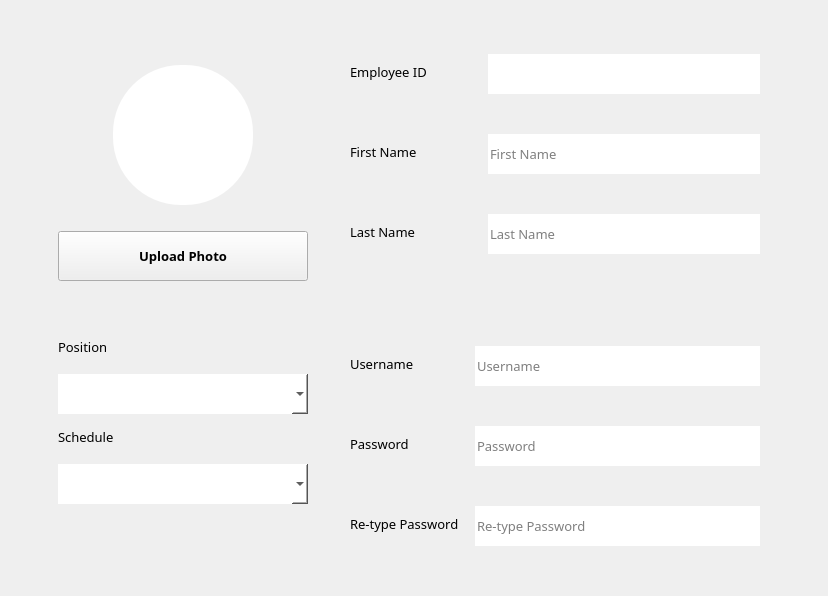
                       <widget class="QWidget" name="widget_77" native="true">
                        <property name="styleSheet">
                         <string notr="true"/>
                        </property>
                        <layout class="QGridLayout" name="gridLayout_59">
                         <property name="leftMargin">
                          <number>20</number>
                         </property>
                         <property name="topMargin">
                          <number>0</number>
                         </property>
                         <property name="rightMargin">
                          <number>20</number>
                         </property>
                         <property name="bottomMargin">
                          <number>0</number>
                         </property>
                         <item row="0" column="2">
                          <widget class="QWidget" name="widget_80" native="true">
                           <layout class="QVBoxLayout" name="verticalLayout_40">
                            <item>
                             <widget class="QWidget" name="widget_78" native="true">
                              <property name="sizePolicy">
                               <sizepolicy hsizetype="Expanding" vsizetype="Expanding">
                                <horstretch>0</horstretch>
                                <verstretch>0</verstretch>
                               </sizepolicy>
                              </property>
                              <layout class="QGridLayout" name="gridLayout_29">
                               <item row="0" column="2">
                                <widget class="QLineEdit" name="txtEMid">
                                 <property name="minimumSize">
                                  <size>
                                   <width>0</width>
                                   <height>40</height>
                                  </size>
                                 </property>
                                 <property name="maximumSize">
                                  <size>
                                   <width>16777215</width>
                                   <height>35</height>
                                  </size>
                                 </property>
                                 <property name="font">
                                  <font>
                                   <family>Century Gothic</family>
                                   <pointsize>10</pointsize>
                                  </font>
                                 </property>
                                 <property name="styleSheet">
                                  <string notr="true">background-color: rgb(255, 255, 255);
color: rgb(0, 0, 0);
border: none;</string>
                                 </property>
                                 <property name="readOnly">
                                  <bool>true</bool>
                                 </property>
                                 <property name="placeholderText">
                                  <string/>
                                 </property>
                                </widget>
                               </item>
                               <item row="1" column="0">
                                <widget class="QLabel" name="label_12">
                                 <property name="font">
                                  <font>
                                   <family>Century Gothic</family>
                                   <pointsize>10</pointsize>
                                  </font>
                                 </property>
                                 <property name="text">
                                  <string>First Name</string>
                                 </property>
                                </widget>
                               </item>
                               <item row="2" column="0">
                                <widget class="QLabel" name="label_13">
                                 <property name="font">
                                  <font>
                                   <family>Century Gothic</family>
                                   <pointsize>10</pointsize>
                                  </font>
                                 </property>
                                 <property name="text">
                                  <string>Last Name</string>
                                 </property>
                                </widget>
                               </item>
                               <item row="0" column="0">
                                <widget class="QLabel" name="label_5">
                                 <property name="font">
                                  <font>
                                   <family>Century Gothic</family>
                                   <pointsize>10</pointsize>
                                  </font>
                                 </property>
                                 <property name="text">
                                  <string>Employee ID</string>
                                 </property>
                                </widget>
                               </item>
                               <item row="1" column="2">
                                <widget class="QLineEdit" name="txtEMfirstname">
                                 <property name="minimumSize">
                                  <size>
                                   <width>0</width>
                                   <height>40</height>
                                  </size>
                                 </property>
                                 <property name="maximumSize">
                                  <size>
                                   <width>16777215</width>
                                   <height>35</height>
                                  </size>
                                 </property>
                                 <property name="font">
                                  <font>
                                   <family>Century Gothic</family>
                                   <pointsize>10</pointsize>
                                  </font>
                                 </property>
                                 <property name="styleSheet">
                                  <string notr="true">background-color: rgb(255, 255, 255);
color: rgb(0, 0, 0);
border: none;</string>
                                 </property>
                                 <property name="placeholderText">
                                  <string>First Name</string>
                                 </property>
                                </widget>
                               </item>
                               <item row="2" column="2">
                                <widget class="QLineEdit" name="txtEMlastname">
                                 <property name="minimumSize">
                                  <size>
                                   <width>0</width>
                                   <height>40</height>
                                  </size>
                                 </property>
                                 <property name="maximumSize">
                                  <size>
                                   <width>16777215</width>
                                   <height>35</height>
                                  </size>
                                 </property>
                                 <property name="font">
                                  <font>
                                   <family>Century Gothic</family>
                                   <pointsize>10</pointsize>
                                  </font>
                                 </property>
                                 <property name="styleSheet">
                                  <string notr="true">background-color: rgb(255, 255, 255);
color: rgb(0, 0, 0);
border: none;</string>
                                 </property>
                                 <property name="placeholderText">
                                  <string>Last Name</string>
                                 </property>
                                </widget>
                               </item>
                               <item row="0" column="1">
                                <spacer name="horizontalSpacer_15">
                                 <property name="orientation">
                                  <enum>Qt::Horizontal</enum>
                                 </property>
                                 <property name="sizeType">
                                  <enum>QSizePolicy::Fixed</enum>
                                 </property>
                                 <property name="sizeHint" stdset="0">
                                  <size>
                                   <width>55</width>
                                   <height>20</height>
                                  </size>
                                 </property>
                                </spacer>
                               </item>
                              </layout>
                             </widget>
                            </item>
                            <item>
                             <widget class="QWidget" name="widget_79" native="true">
                              <property name="sizePolicy">
                               <sizepolicy hsizetype="Expanding" vsizetype="Expanding">
                                <horstretch>0</horstretch>
                                <verstretch>0</verstretch>
                               </sizepolicy>
                              </property>
                              <layout class="QGridLayout" name="gridLayout_41">
                               <item row="0" column="0">
                                <widget class="QLabel" name="label_19">
                                 <property name="font">
                                  <font>
                                   <family>Century Gothic</family>
                                   <pointsize>10</pointsize>
                                  </font>
                                 </property>
                                 <property name="text">
                                  <string>Username</string>
                                 </property>
                                </widget>
                               </item>
                               <item row="0" column="1">
                                <widget class="QLineEdit" name="txtEMusername">
                                 <property name="minimumSize">
                                  <size>
                                   <width>0</width>
                                   <height>40</height>
                                  </size>
                                 </property>
                                 <property name="maximumSize">
                                  <size>
                                   <width>16777215</width>
                                   <height>35</height>
                                  </size>
                                 </property>
                                 <property name="font">
                                  <font>
                                   <family>Century Gothic</family>
                                   <pointsize>10</pointsize>
                                  </font>
                                 </property>
                                 <property name="styleSheet">
                                  <string notr="true">background-color: rgb(255, 255, 255);
color: rgb(0, 0, 0);
border: none;</string>
                                 </property>
                                 <property name="placeholderText">
                                  <string>Username</string>
                                 </property>
                                </widget>
                               </item>
                               <item row="1" column="0">
                                <widget class="QLabel" name="label_24">
                                 <property name="font">
                                  <font>
                                   <family>Century Gothic</family>
                                   <pointsize>10</pointsize>
                                  </font>
                                 </property>
                                 <property name="text">
                                  <string>Password</string>
                                 </property>
                                </widget>
                               </item>
                               <item row="1" column="1">
                                <widget class="QLineEdit" name="txtEMpass">
                                 <property name="minimumSize">
                                  <size>
                                   <width>0</width>
                                   <height>40</height>
                                  </size>
                                 </property>
                                 <property name="maximumSize">
                                  <size>
                                   <width>16777215</width>
                                   <height>35</height>
                                  </size>
                                 </property>
                                 <property name="font">
                                  <font>
                                   <family>Century Gothic</family>
                                   <pointsize>10</pointsize>
                                  </font>
                                 </property>
                                 <property name="styleSheet">
                                  <string notr="true">background-color: rgb(255, 255, 255);
color: rgb(0, 0, 0);
border: none;</string>
                                 </property>
                                 <property name="readOnly">
                                  <bool>false</bool>
                                 </property>
                                 <property name="placeholderText">
                                  <string>Password</string>
                                 </property>
                                </widget>
                               </item>
                               <item row="2" column="0">
                                <widget class="QLabel" name="label_25">
                                 <property name="font">
                                  <font>
                                   <family>Century Gothic</family>
                                   <pointsize>10</pointsize>
                                  </font>
                                 </property>
                                 <property name="text">
                                  <string>Re-type Password   </string>
                                 </property>
                                </widget>
                               </item>
                               <item row="2" column="1">
                                <widget class="QLineEdit" name="txtEMrepass">
                                 <property name="minimumSize">
                                  <size>
                                   <width>285</width>
                                   <height>40</height>
                                  </size>
                                 </property>
                                 <property name="maximumSize">
                                  <size>
                                   <width>16777215</width>
                                   <height>35</height>
                                  </size>
                                 </property>
                                 <property name="font">
                                  <font>
                                   <family>Century Gothic</family>
                                   <pointsize>10</pointsize>
                                  </font>
                                 </property>
                                 <property name="styleSheet">
                                  <string notr="true">background-color: rgb(255, 255, 255);
color: rgb(0, 0, 0);
border: none;</string>
                                 </property>
                                 <property name="placeholderText">
                                  <string>Re-type Password</string>
                                 </property>
                                </widget>
                               </item>
                              </layout>
                             </widget>
                            </item>
                           </layout>
                          </widget>
                         </item>
                         <item row="0" column="1" alignment="Qt::AlignLeft">
                          <widget class="QWidget" name="widget_83" native="true">
                           <layout class="QVBoxLayout" name="verticalLayout_43">
                            <property name="topMargin">
                             <number>0</number>
                            </property>
                            <item alignment="Qt::AlignHCenter">
                             <widget class="QWidget" name="widget_85" native="true">
                              <property name="sizePolicy">
                               <sizepolicy hsizetype="Expanding" vsizetype="Expanding">
                                <horstretch>0</horstretch>
                                <verstretch>0</verstretch>
                               </sizepolicy>
                              </property>
                              <property name="layoutDirection">
                               <enum>Qt::LeftToRight</enum>
                              </property>
                              <layout class="QVBoxLayout" name="verticalLayout_42">
                               <property name="topMargin">
                                <number>25</number>
                               </property>
                               <property name="bottomMargin">
                                <number>5</number>
                               </property>
                               <item>
                                <spacer name="verticalSpacer_21">
                                 <property name="orientation">
                                  <enum>Qt::Vertical</enum>
                                 </property>
                                 <property name="sizeHint" stdset="0">
                                  <size>
                                   <width>20</width>
                                   <height>40</height>
                                  </size>
                                 </property>
                                </spacer>
                               </item>
                               <item alignment="Qt::AlignHCenter">
                                <widget class="QLabel" name="lblEMpic">
                                 <property name="minimumSize">
                                  <size>
                                   <width>140</width>
                                   <height>140</height>
                                  </size>
                                 </property>
                                 <property name="maximumSize">
                                  <size>
                                   <width>140</width>
                                   <height>140</height>
                                  </size>
                                 </property>
                                 <property name="styleSheet">
                                  <string notr="true">background-color: rgb(255, 255, 255);
border-radius:68px;</string>
                                 </property>
                                 <property name="text">
                                  <string/>
                                 </property>
                                 <property name="pixmap">
                                  <pixmap>user_icon.png</pixmap>
                                 </property>
                                 <property name="scaledContents">
                                  <bool>true</bool>
                                 </property>
                                 <property name="alignment">
                                  <set>Qt::AlignCenter</set>
                                 </property>
                                </widget>
                               </item>
                               <item>
                                <spacer name="verticalSpacer_13">
                                 <property name="orientation">
                                  <enum>Qt::Vertical</enum>
                                 </property>
                                 <property name="sizeType">
                                  <enum>QSizePolicy::Fixed</enum>
                                 </property>
                                 <property name="sizeHint" stdset="0">
                                  <size>
                                   <width>216</width>
                                   <height>17</height>
                                  </size>
                                 </property>
                                </spacer>
                               </item>
                               <item alignment="Qt::AlignHCenter">
                                <widget class="QPushButton" name="btnEMupload">
                                 <property name="minimumSize">
                                  <size>
                                   <width>250</width>
                                   <height>50</height>
                                  </size>
                                 </property>
                                 <property name="maximumSize">
                                  <size>
                                   <width>100</width>
                                   <height>43</height>
                                  </size>
                                 </property>
                                 <property name="font">
                                  <font>
                                   <family>Century Gothic</family>
                                   <pointsize>10</pointsize>
                                   <weight>75</weight>
                                   <bold>true</bold>
                                  </font>
                                 </property>
                                 <property name="styleSheet">
                                  <string notr="true">QPushButton {
	border-radius: 5px;
	border: 1px solid black;
	color: rgb(255, 255, 255);
	background-color: rgb(0, 0, 0);
}

QPushButton:hover {
	
	background-color: rgb(70, 70, 70);
}

QPushButton:pressed {
	color: rgb(106, 106, 106);
	background-color: rgb(0, 0, 0);
}background-color: rgb(255, 255, 255);</string>
                                 </property>
                                 <property name="text">
                                  <string>Upload Photo</string>
                                 </property>
                                </widget>
                               </item>
                              </layout>
                             </widget>
                            </item>
                            <item>
                             <spacer name="verticalSpacer_20">
                              <property name="orientation">
                               <enum>Qt::Vertical</enum>
                              </property>
                              <property name="sizeHint" stdset="0">
                               <size>
                                <width>20</width>
                                <height>40</height>
                               </size>
                              </property>
                             </spacer>
                            </item>
                            <item>
                             <widget class="QWidget" name="widget_84" native="true">
                              <property name="sizePolicy">
                               <sizepolicy hsizetype="Expanding" vsizetype="Expanding">
                                <horstretch>0</horstretch>
                                <verstretch>0</verstretch>
                               </sizepolicy>
                              </property>
                              <layout class="QVBoxLayout" name="verticalLayout_41">
                               <property name="spacing">
                                <number>16</number>
                               </property>
                               <property name="bottomMargin">
                                <number>5</number>
                               </property>
                               <item>
                                <widget class="QLabel" name="label_44">
                                 <property name="font">
                                  <font>
                                   <family>Century Gothic</family>
                                   <pointsize>10</pointsize>
                                   <weight>50</weight>
                                   <bold>false</bold>
                                  </font>
                                 </property>
                                 <property name="styleSheet">
                                  <string notr="true">color: rgb(255, 255, 255);
color: rgb(0, 0, 0);</string>
                                 </property>
                                 <property name="text">
                                  <string>Position</string>
                                 </property>
                                </widget>
                               </item>
                               <item>
                                <widget class="QComboBox" name="cboEMposition">
                                 <property name="minimumSize">
                                  <size>
                                   <width>0</width>
                                   <height>40</height>
                                  </size>
                                 </property>
                                 <property name="maximumSize">
                                  <size>
                                   <width>16777215</width>
                                   <height>35</height>
                                  </size>
                                 </property>
                                 <property name="font">
                                  <font>
                                   <family>Century Gothic</family>
                                   <pointsize>10</pointsize>
                                  </font>
                                 </property>
                                 <property name="styleSheet">
                                  <string notr="true">background-color: rgb(255, 255, 255);
color: rgb(0, 0, 0);
border: none;</string>
                                 </property>
                                 <item>
                                  <property name="text">
                                   <string/>
                                  </property>
                                 </item>
                                 <item>
                                  <property name="text">
                                   <string>Admin</string>
                                  </property>
                                 </item>
                                 <item>
                                  <property name="text">
                                   <string>Receptionist</string>
                                  </property>
                                 </item>
                                </widget>
                               </item>
                               <item>
                                <widget class="QLabel" name="label_54">
                                 <property name="font">
                                  <font>
                                   <family>Century Gothic</family>
                                   <pointsize>10</pointsize>
                                   <weight>50</weight>
                                   <bold>false</bold>
                                  </font>
                                 </property>
                                 <property name="styleSheet">
                                  <string notr="true">color: rgb(255, 255, 255);
color: rgb(0, 0, 0);</string>
                                 </property>
                                 <property name="text">
                                  <string>Schedule</string>
                                 </property>
                                </widget>
                               </item>
                               <item>
                                <widget class="QComboBox" name="cboEMsched">
                                 <property name="minimumSize">
                                  <size>
                                   <width>0</width>
                                   <height>40</height>
                                  </size>
                                 </property>
                                 <property name="maximumSize">
                                  <size>
                                   <width>16777215</width>
                                   <height>35</height>
                                  </size>
                                 </property>
                                 <property name="font">
                                  <font>
                                   <family>Century Gothic</family>
                                   <pointsize>10</pointsize>
                                  </font>
                                 </property>
                                 <property name="styleSheet">
                                  <string notr="true">background-color: rgb(255, 255, 255);
color: rgb(0, 0, 0);
border: none;</string>
                                 </property>
                                 <item>
                                  <property name="text">
                                   <string/>
                                  </property>
                                 </item>
                                 <item>
                                  <property name="text">
                                   <string>Morning</string>
                                  </property>
                                 </item>
                                 <item>
                                  <property name="text">
                                   <string>Night</string>
                                  </property>
                                 </item>
                                </widget>
                               </item>
                               <item>
                                <spacer name="verticalSpacer_22">
                                 <property name="orientation">
                                  <enum>Qt::Vertical</enum>
                                 </property>
                                 <property name="sizeHint" stdset="0">
                                  <size>
                                   <width>20</width>
                                   <height>40</height>
                                  </size>
                                 </property>
                                </spacer>
                               </item>
                              </layout>
                             </widget>
                            </item>
                            <item>
                             <spacer name="verticalSpacer_16">
                              <property name="orientation">
                               <enum>Qt::Vertical</enum>
                              </property>
                              <property name="sizeHint" stdset="0">
                               <size>
                                <width>20</width>
                                <height>40</height>
                               </size>
                              </property>
                             </spacer>
                            </item>
                           </layout>
                          </widget>
                         </item>
                         <item row="0" column="3">
                          <spacer name="horizontalSpacer_31">
                           <property name="orientation">
                            <enum>Qt::Horizontal</enum>
                           </property>
                           <property name="sizeType">
                            <enum>QSizePolicy::Fixed</enum>
                           </property>
                           <property name="sizeHint" stdset="0">
                            <size>
                             <width>30</width>
                             <height>20</height>
                            </size>
                           </property>
                          </spacer>
                         </item>
                         <item row="0" column="0">
                          <spacer name="horizontalSpacer_32">
                           <property name="orientation">
                            <enum>Qt::Horizontal</enum>
                           </property>
                           <property name="sizeType">
                            <enum>QSizePolicy::Fixed</enum>
                           </property>
                           <property name="sizeHint" stdset="0">
                            <size>
                             <width>20</width>
                             <height>20</height>
                            </size>
                           </property>
                          </spacer>
                         </item>
                        </layout>
                       </widget>
